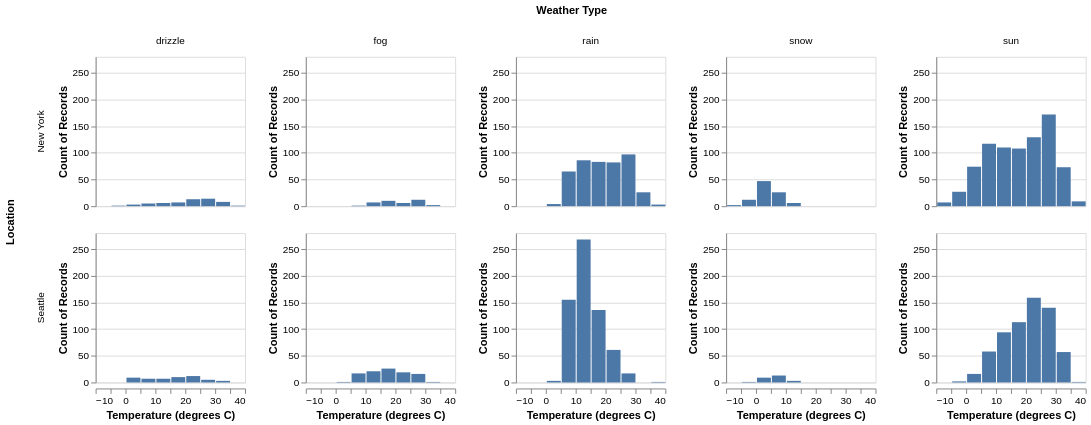

The cell this chart's notebook holds for it:
### Code cell
# Solution
base = alt.Chart(df).mark_bar().encode(
    alt.X('temp_max:Q').bin().title('Temperature (degrees C)'),
    alt.Y('count():Q')
).properties(
    width=150,
    height=150
)

base.facet(
    row=alt.Row('location:N').title('Location'),
    column=alt.Column('weather:N').title('Weather Type')
).resolve_axis(
    y='independent'
)

### Figure 1 — Vega-Lite specification as saved in the notebook (floating-point values rounded to 4 significant figures; data arrays with more than 128 entries replaced by an {"elided": "..."} marker saying what was removed)
{"config": {"view": {"continuousWidth": 300, "continuousHeight": 300}}, "data": {"name": "data-0e4b4088054dec206bbee1cdbde321fc"}, "facet": {"column": {"field": "weather", "title": "Weather Type", "type": "nominal"}, "row": {"field": "location", "title": "Location", "type": "nominal"}}, "spec": {"mark": {"type": "bar"}, "encoding": {"x": {"bin": {}, "field": "temp_max", "title": "Temperature (degrees C)", "type": "quantitative"}, "y": {"aggregate": "count", "type": "quantitative"}}, "height": 150, "width": 150}, "resolve": {"axis": {"y": "independent"}}, "$schema": "https://vega.github.io/schema/vega-lite/v5.17.0.json", "datasets": {"data-0e4b4088054dec206bbee1cdbde321fc": {"elided": "2922 records"}}}
